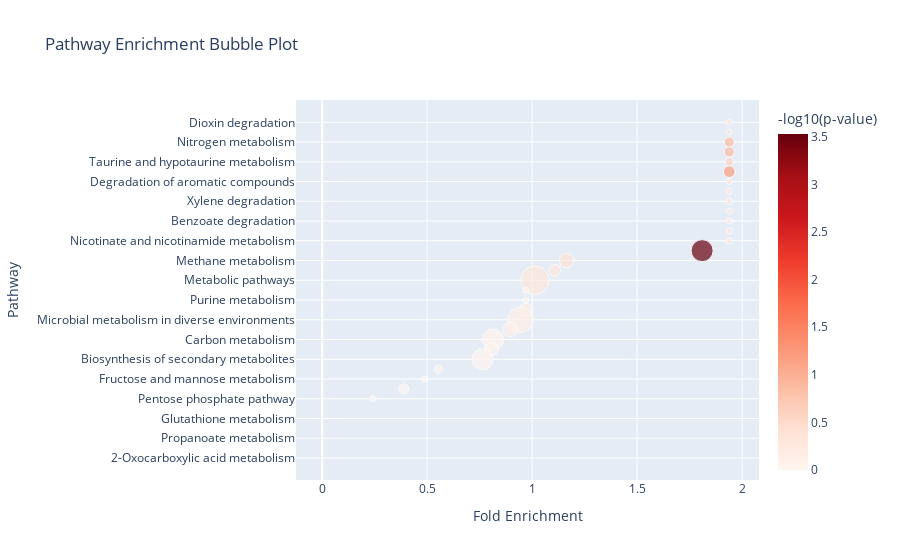

Notebook source saved alongside this figure:
### Code cell
import numpy as np
import pandas as pd


def add_enrichment_metrics(hypergeometric_pathway_enrichment_df):
    """
    Add fold enrichment and -log10(p-value) columns to the enrichment results DataFrame.
    
    Parameters:
    - df: DataFrame from hypergeometric_pathway_enrichment
    
    Returns:
    - Updated DataFrame
    """
    enrichment_metrics_df = df.copy()
    enrichment_metrics_df['fold_enrichment'] = (enrichment_metrics_df['overlap'] / enrichment_metrics_df['pathway_size']) / (enrichment_metrics_df['significant'] / enrichment_metrics_df['total'])
                                               
    enrichment_metrics_df['log10_pval'] = -np.log10(enrichment_metrics_df['pval'].clip(lower=1e-300))
    return enrichment_metrics_df


import plotly.express as px

def plot_pathway_enrichment(enrichment_metrics_df, pval_threshold=0.05, use_fdr=True):
    """
    Create a bubble plot of pathway enrichment results.

    Parameters:
    - df: Enrichment DataFrame with added fold_enrichment and log10_pval.
    - pval_threshold: significance threshold for filtering.
    - use_fdr: whether to use 'fdr' or 'pval' for filtering.

    Returns:
    - A Plotly figure.
    """
    df = enrichment_metrics_df.copy()

    # Filter based on significance
    pval_col = 'fdr' if use_fdr else 'pval'
    df = df[df[pval_col] < pval_threshold]

    # Sort for better visual order
    df = df.sort_values('fold_enrichment', ascending=False)

    fig = px.scatter(
        df,
        x='fold_enrichment',
        y='pathway',
        size='overlap',
        color='log10_pval',
        color_continuous_scale='Reds',
        size_max=20,
        labels={
            'fold_enrichment': 'Fold Enrichment',
            'log10_pval': '-log10(p-value)',
            'overlap': '# Reactions',
            'pathway': 'Pathway'
        },
        title='Pathway Enrichment Bubble Plot'
    )
    
    fig.update_layout(yaxis=dict(autorange="reversed"))
    fig.show()



enrichment_metrics_df = add_enrichment_metrics(hypergeometric_pathway_enrichment_df)

plot_pathway_enrichment(enrichment_metrics_df, pval_threshold=2)

### Figure 1 — Plotly figure (JSON) as saved in the notebook; plotly's stock layout.template omitted (floating-point values rounded to 4 significant figures)
{"data": [{"hovertemplate": "Fold Enrichment=%{x}<br>Pathway=%{y}<br># Reactions=%{marker.size}<br>-log10(p-value)=%{marker.color}<extra></extra>", "legendgroup": "", "marker": {"color": [0.2875, 0.2875, 0.8758, 0.8758, 0.5794, 1.177, 0.2875, 0.2875, 0.2875, 0.2875, 0.2875, 0.2875, 0.2875, 3.529, 0.3859, 0.2711, 0.2741, 0.1145, 0.1145, 0.174, 0.125, 0.1169, 0.02829, 0.06972, 0.01115, 0.02062, 0.02285, 0.0005195, 0.0009333, 0, 0, 0, 0, 0, 0], "coloraxis": "coloraxis", "size": [1, 1, 3, 3, 2, 4, 1, 1, 1, 1, 1, 1, 1, 14, 6, 4, 23, 1, 1, 5, 19, 6, 13, 5, 13, 2, 1, 3, 1, 0, 0, 0, 0, 0, 0], "sizemode": "area", "sizeref": 0.0575, "symbol": "circle"}, "mode": "markers", "name": "", "orientation": "h", "showlegend": false, "type": "scatter", "x": [1.939, 1.939, 1.939, 1.939, 1.939, 1.939, 1.939, 1.939, 1.939, 1.939, 1.939, 1.939, 1.939, 1.81, 1.163, 1.108, 1.013, 0.9694, 0.9694, 0.9694, 0.9445, 0.8948, 0.813, 0.8078, 0.7638, 0.5539, 0.4847, 0.3878, 0.2423, 0, 0, 0, 0, 0, 0], "xaxis": "x", "y": ["Dioxin degradation", "Starch and sucrose metabolism", "Nitrogen metabolism", "Arginine biosynthesis", "Taurine and hypotaurine metabolism", "Alanine, aspartate and glutamate metabolism", "Degradation of aromatic compounds", "Biosynthesis of cofactors", "Xylene degradation", "Butanoate metabolism", "Benzoate degradation", "Phenylalanine metabolism", "Nicotinate and nicotinamide metabolism", "Pyruvate metabolism", "Methane metabolism", "Glyoxylate and dicarboxylate metabolism", "Metabolic pathways", "Nucleotide metabolism", "Purine metabolism", "Other carbon fixation pathways", "Microbial metabolism in diverse environments", "Carbon fixation by Calvin cycle", "Carbon metabolism", "Glycolysis / Gluconeogenesis", "Biosynthesis of secondary metabolites", "Citrate cycle (TCA cycle)", "Fructose and mannose metabolism", "Biosynthesis of amino acids", "Pentose phosphate pathway", "Glycine, serine and threonine metabolism", "Glutathione metabolism", "Pentose and glucuronate interconversions", "Propanoate metabolism", "Inositol phosphate metabolism", "2-Oxocarboxylic acid metabolism"], "yaxis": "y"}], "layout": {"coloraxis": {"colorbar": {"title": {"text": "-log10(p-value)"}}, "colorscale": [[0, "rgb(255,245,240)"], [0.125, "rgb(254,224,210)"], [0.25, "rgb(252,187,161)"], [0.375, "rgb(252,146,114)"], [0.5, "rgb(251,106,74)"], [0.625, "rgb(239,59,44)"], [0.75, "rgb(203,24,29)"], [0.875, "rgb(165,15,21)"], [1, "rgb(103,0,13)"]]}, "legend": {"itemsizing": "constant", "tracegroupgap": 0}, "title": {"text": "Pathway Enrichment Bubble Plot"}, "xaxis": {"anchor": "y", "domain": [0, 1], "title": {"text": "Fold Enrichment"}}, "yaxis": {"anchor": "x", "autorange": "reversed", "domain": [0, 1], "title": {"text": "Pathway"}}}}
